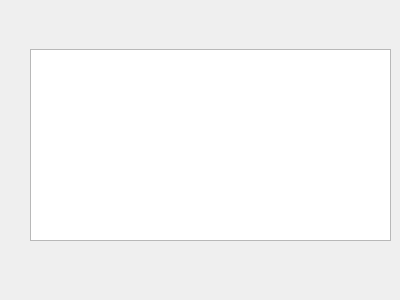
<?xml version="1.0" encoding="UTF-8"?>
<ui version="4.0">
 <class>DialogExplanation</class>
 <widget class="QDialog" name="DialogExplanation">
  <property name="geometry">
   <rect>
    <x>0</x>
    <y>0</y>
    <width>400</width>
    <height>300</height>
   </rect>
  </property>
  <property name="windowTitle">
   <string>Dialog</string>
  </property>
  <widget class="QWidget" name="verticalLayoutWidget">
   <property name="geometry">
    <rect>
     <x>30</x>
     <y>10</y>
     <width>361</width>
     <height>271</height>
    </rect>
   </property>
   <layout class="QVBoxLayout" name="verticalLayout">
    <item>
     <layout class="QVBoxLayout" name="verticalLayout_2">
      <item>
       <widget class="QTextEdit" name="textEdit">
        <property name="sizePolicy">
         <sizepolicy hsizetype="Minimum" vsizetype="Fixed">
          <horstretch>0</horstretch>
          <verstretch>0</verstretch>
         </sizepolicy>
        </property>
       </widget>
      </item>
     </layout>
    </item>
    <item>
     <layout class="QHBoxLayout" name="horizontalLayout"/>
    </item>
   </layout>
  </widget>
 </widget>
 <resources/>
 <connections/>
</ui>
